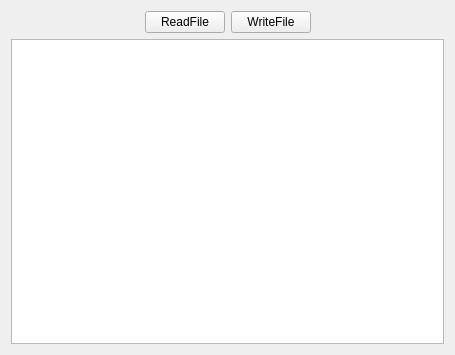
<?xml version="1.0" encoding="UTF-8"?>
<ui version="4.0">
 <class>Widget</class>
 <widget class="QWidget" name="Widget">
  <property name="geometry">
   <rect>
    <x>0</x>
    <y>0</y>
    <width>455</width>
    <height>355</height>
   </rect>
  </property>
  <property name="windowTitle">
   <string>Widget</string>
  </property>
  <layout class="QGridLayout" name="gridLayout">
   <item row="0" column="0">
    <spacer name="horizontalSpacer">
     <property name="orientation">
      <enum>Qt::Horizontal</enum>
     </property>
     <property name="sizeHint" stdset="0">
      <size>
       <width>132</width>
       <height>20</height>
      </size>
     </property>
    </spacer>
   </item>
   <item row="0" column="1">
    <widget class="QPushButton" name="pushButton">
     <property name="text">
      <string>ReadFile</string>
     </property>
    </widget>
   </item>
   <item row="0" column="2">
    <widget class="QPushButton" name="pushButton_2">
     <property name="text">
      <string>WriteFile</string>
     </property>
    </widget>
   </item>
   <item row="0" column="3">
    <spacer name="horizontalSpacer_2">
     <property name="orientation">
      <enum>Qt::Horizontal</enum>
     </property>
     <property name="sizeHint" stdset="0">
      <size>
       <width>131</width>
       <height>20</height>
      </size>
     </property>
    </spacer>
   </item>
   <item row="1" column="0" colspan="4">
    <widget class="QTextEdit" name="textEdit"/>
   </item>
  </layout>
 </widget>
 <layoutdefault spacing="6" margin="11"/>
 <resources/>
 <connections/>
</ui>
